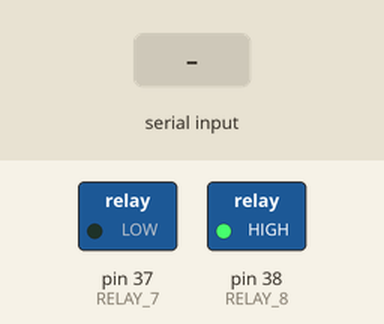
Recording of a sketch running on a simulated Arduino Mega 2560, built with avr-gcc and run on an emulated ATmega2560. On the bench: switched loads named in the sketch (green lamp = pin HIGH). Inputs (shaded band) come from the test bench. What the sketch prints to the serial monitor is not drawn.

Above: at 1.2 s.
1.3 s: byte 32 (' ') received over Serial
At 3.4 s:
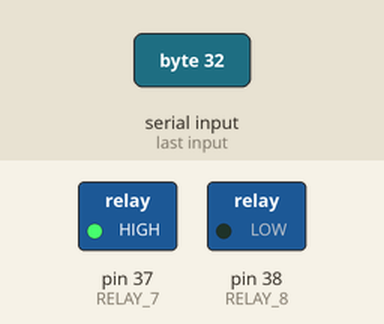
Timing chart, 0 to 9.5 s (numbered marks = the images above; inputs shaded):
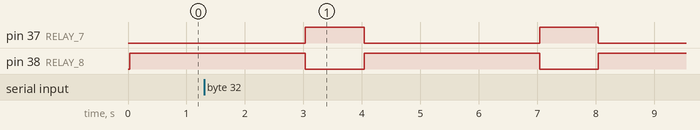

The sketch:

realy_sketch_may01a.ino
```cpp
// This code just lets you turn a digital out pin on and off.  That's
// all that is needed to verify a relay curcuit is working.
// Press the space bar to toggle the relay on and off.

#define RELAY_8 38
#define RELAY_7 37
//#define RELAY_PIN7 37
void setup()
{
  pinMode(RELAY_8, OUTPUT);
  pinMode(RELAY_7, OUTPUT);
  Serial.begin(9600); // open serial
  Serial.println("Press the spacebar to toggle relay on/off");
}

void loop()
{
  static int relayVal = 0;
  int cmd;

//  if (Serial.available() > 0)
  //{

    cmd = Serial.read();

    switch (cmd)
    {
    case ' ':
      {
        Serial.println("spacebar pressed");
        relayVal ^= 1; // xor current value with 1 (causes value to toggle)
        if (relayVal)
          Serial.println("Relay on");
        else
          Serial.println("Relay off");
        break;
      }
    default:
      {
        Serial.println("Loop Press the spacebar to toggle relay on/off");

       digitalWrite(RELAY_8, HIGH);
        digitalWrite(RELAY_7, LOW);

        delay(3000);
        digitalWrite(RELAY_8, LOW);
        digitalWrite(RELAY_7, HIGH);
         delay(1000);
      }
    }

   // if (relayVal)
    //  digitalWrite(RELAY_PIN, HIGH);
  //  else
     // digitalWrite(RELAY_PIN, LOW);
  // }
}
```

Measured:
- by itself, pin 37 (RELAY_7): alternates HIGH for 1.0 s and LOW for 3.0 s
- by itself, pin 38 (RELAY_8): alternates HIGH for 3.0 s and LOW for 1.0 s
